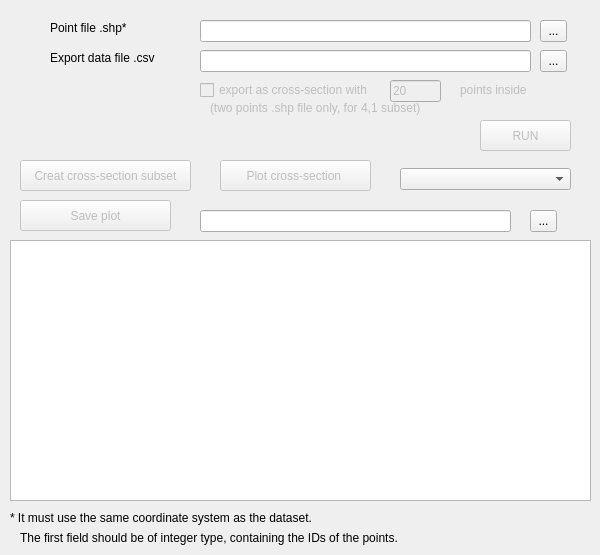
   <widget class="QWidget" name="extract">
    <property name="autoFillBackground">
     <bool>true</bool>
    </property>
    <attribute name="title">
     <string>Extract/Cross</string>
    </attribute>
    <widget class="QPlainTextEdit" name="extractInfo">
     <property name="geometry">
      <rect>
       <x>10</x>
       <y>240</y>
       <width>581</width>
       <height>261</height>
      </rect>
     </property>
     <property name="palette">
      <palette>
       <active>
        <colorrole role="Base">
         <brush brushstyle="SolidPattern">
          <color alpha="255">
           <red>255</red>
           <green>255</green>
           <blue>255</blue>
          </color>
         </brush>
        </colorrole>
       </active>
       <inactive>
        <colorrole role="Base">
         <brush brushstyle="SolidPattern">
          <color alpha="255">
           <red>255</red>
           <green>255</green>
           <blue>255</blue>
          </color>
         </brush>
        </colorrole>
       </inactive>
       <disabled>
        <colorrole role="Base">
         <brush brushstyle="SolidPattern">
          <color alpha="255">
           <red>240</red>
           <green>240</green>
           <blue>240</blue>
          </color>
         </brush>
        </colorrole>
       </disabled>
      </palette>
     </property>
     <property name="autoFillBackground">
      <bool>false</bool>
     </property>
    </widget>
    <widget class="QToolButton" name="expointfileB">
     <property name="geometry">
      <rect>
       <x>540</x>
       <y>20</y>
       <width>27</width>
       <height>22</height>
      </rect>
     </property>
     <property name="text">
      <string>...</string>
     </property>
    </widget>
    <widget class="QLineEdit" name="expointfile">
     <property name="geometry">
      <rect>
       <x>200</x>
       <y>20</y>
       <width>331</width>
       <height>22</height>
      </rect>
     </property>
    </widget>
    <widget class="QLineEdit" name="excsvfile">
     <property name="geometry">
      <rect>
       <x>200</x>
       <y>50</y>
       <width>331</width>
       <height>22</height>
      </rect>
     </property>
    </widget>
    <widget class="QToolButton" name="excsvfileB">
     <property name="geometry">
      <rect>
       <x>540</x>
       <y>50</y>
       <width>27</width>
       <height>22</height>
      </rect>
     </property>
     <property name="text">
      <string>...</string>
     </property>
    </widget>
    <widget class="QLabel" name="label_22">
     <property name="geometry">
      <rect>
       <x>50</x>
       <y>20</y>
       <width>111</width>
       <height>16</height>
      </rect>
     </property>
     <property name="text">
      <string>Point file .shp*</string>
     </property>
    </widget>
    <widget class="QLabel" name="label_23">
     <property name="geometry">
      <rect>
       <x>50</x>
       <y>50</y>
       <width>131</width>
       <height>16</height>
      </rect>
     </property>
     <property name="text">
      <string>Export data file .csv</string>
     </property>
    </widget>
    <widget class="QLabel" name="label_25">
     <property name="geometry">
      <rect>
       <x>10</x>
       <y>510</y>
       <width>411</width>
       <height>16</height>
      </rect>
     </property>
     <property name="font">
      <font>
       <pointsize>9</pointsize>
       <weight>50</weight>
       <bold>false</bold>
      </font>
     </property>
     <property name="text">
      <string>* It must use the same coordinate system as the dataset.</string>
     </property>
    </widget>
    <widget class="QLabel" name="label_24">
     <property name="geometry">
      <rect>
       <x>20</x>
       <y>530</y>
       <width>531</width>
       <height>16</height>
      </rect>
     </property>
     <property name="text">
      <string>The first field should be of integer type, containing the IDs of the points.</string>
     </property>
    </widget>
    <widget class="QToolButton" name="EXTrun">
     <property name="enabled">
      <bool>false</bool>
     </property>
     <property name="geometry">
      <rect>
       <x>480</x>
       <y>120</y>
       <width>91</width>
       <height>31</height>
      </rect>
     </property>
     <property name="text">
      <string>RUN</string>
     </property>
    </widget>
    <widget class="QLabel" name="labelssres">
     <property name="geometry">
      <rect>
       <x>20</x>
       <y>210</y>
       <width>55</width>
       <height>16</height>
      </rect>
     </property>
     <property name="text">
      <string/>
     </property>
    </widget>
    <widget class="QLineEdit" name="cross_np">
     <property name="enabled">
      <bool>false</bool>
     </property>
     <property name="geometry">
      <rect>
       <x>390</x>
       <y>80</y>
       <width>51</width>
       <height>22</height>
      </rect>
     </property>
     <property name="text">
      <string>20</string>
     </property>
    </widget>
    <widget class="QLabel" name="label_pi">
     <property name="enabled">
      <bool>false</bool>
     </property>
     <property name="geometry">
      <rect>
       <x>460</x>
       <y>82</y>
       <width>101</width>
       <height>16</height>
      </rect>
     </property>
     <property name="text">
      <string>points inside</string>
     </property>
    </widget>
    <widget class="QCheckBox" name="cross_sel">
     <property name="enabled">
      <bool>false</bool>
     </property>
     <property name="geometry">
      <rect>
       <x>200</x>
       <y>80</y>
       <width>201</width>
       <height>20</height>
      </rect>
     </property>
     <property name="text">
      <string>export as cross-section with</string>
     </property>
     <property name="checked">
      <bool>false</bool>
     </property>
    </widget>
    <widget class="QLabel" name="label_pst_3">
     <property name="enabled">
      <bool>false</bool>
     </property>
     <property name="geometry">
      <rect>
       <x>210</x>
       <y>100</y>
       <width>251</width>
       <height>16</height>
      </rect>
     </property>
     <property name="text">
      <string>(two points .shp file only, for 4,1 subset)</string>
     </property>
    </widget>
    <widget class="QToolButton" name="cross_cr">
     <property name="enabled">
      <bool>false</bool>
     </property>
     <property name="geometry">
      <rect>
       <x>20</x>
       <y>160</y>
       <width>171</width>
       <height>31</height>
      </rect>
     </property>
     <property name="text">
      <string>Creat cross-section subset</string>
     </property>
    </widget>
    <widget class="QComboBox" name="cross_time">
     <property name="geometry">
      <rect>
       <x>400</x>
       <y>168</y>
       <width>171</width>
       <height>22</height>
      </rect>
     </property>
    </widget>
    <widget class="QToolButton" name="cross_plot">
     <property name="enabled">
      <bool>false</bool>
     </property>
     <property name="geometry">
      <rect>
       <x>220</x>
       <y>160</y>
       <width>151</width>
       <height>31</height>
      </rect>
     </property>
     <property name="text">
      <string>Plot cross-section </string>
     </property>
    </widget>
    <widget class="QToolButton" name="cross_plotS">
     <property name="enabled">
      <bool>false</bool>
     </property>
     <property name="geometry">
      <rect>
       <x>20</x>
       <y>200</y>
       <width>151</width>
       <height>31</height>
      </rect>
     </property>
     <property name="text">
      <string>Save plot</string>
     </property>
    </widget>
    <widget class="QToolButton" name="expPLcrossB">
     <property name="geometry">
      <rect>
       <x>530</x>
       <y>210</y>
       <width>27</width>
       <height>22</height>
      </rect>
     </property>
     <property name="text">
      <string>...</string>
     </property>
    </widget>
    <widget class="QLineEdit" name="expPLcross">
     <property name="geometry">
      <rect>
       <x>200</x>
       <y>210</y>
       <width>311</width>
       <height>22</height>
      </rect>
     </property>
    </widget>
   </widget>
